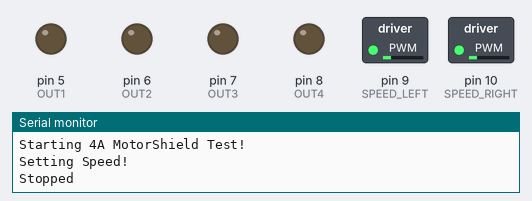
Recording of a sketch running on a simulated Arduino Uno, built with avr-gcc and run on an emulated ATmega328P. Parts: switched loads named in the sketch (green lamp = pin HIGH), output pins drawn as LEDs (lit = HIGH), the last lines printed to the serial monitor.

Above: at 1.5 s.
At 7.5 s:
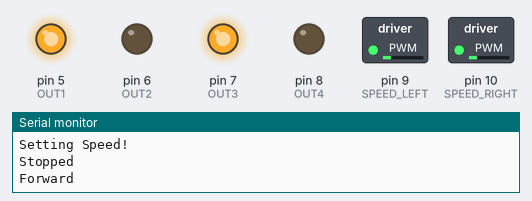
At 19.5 s:
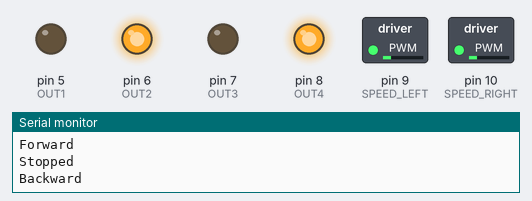
Timing chart, 0 to 34.3 s (numbered marks = the images above):
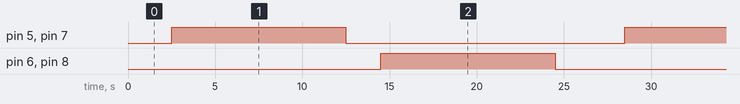

Measured:
- by itself, pin 5 (OUT1), pin 6 (OUT2), pin 7 (OUT3), pin 8 (OUT4): alternates HIGH for 10.0 s and LOW for 16.0 s
- by itself, everything shown: repeats every 26.0 s, in 4 steps

The sketch:

SeeedStudio_4A_Custom.ino
```cpp
/*
 * DESCRIPTION:
 * This sketch provides uses a SeeedStudio motor controller to provide simple movement
 * of a two-motor robot chassis.
 *
 * HARDWARE:
 * Arduino Uno
 * SeeedStudio 4A MotorShield
 * Four-wheel toy robot chassis using two motors (one motor for each side, left and right)
 *
 * FUNCTIONALITY:
 * "Speed pins" control the PWM of the corresponding OUT channel.
 * SPEED_LEFT controls: OUT1, OUT2
 * SPEED_RIGHT controls: OUT3, OUT4
 *
 * "Out pins" control the logic (HIGH or LOW) of the output ports that control the motors.
 * By setting the logic of the OUT pins, the polarity and thus directionality of the motor
 * is changed.
 *
 * REFERENCE:
 * Logic Table (located in Schematic, Ports section): https://wiki.seeedstudio.com/4A_Motor_Shield/
 */

int SPEED_LEFT = 9;   //PWM pin that controls the speed of the left motor.
int SPEED_RIGHT = 10; //PWM pin that controls the speed of the left motor.
int OUT1 = 5;
int OUT2 = 6;
int OUT3 = 7;
int OUT4 = 8;
int speed_left = 50;
int speed_right = 50;

void setup() {
  Serial.begin(115200);
  delay(500);
  pinMode(SPEED_LEFT, OUTPUT);
  pinMode(SPEED_RIGHT, OUTPUT);
  pinMode(OUT1, OUTPUT);
  pinMode(OUT2, OUTPUT);
  pinMode(OUT3, OUTPUT);
  pinMode(OUT4, OUTPUT);
  Serial.println("Starting 4A MotorShield Test!");
  Serial.println("Setting Speed!");
  Serial.println("");
  analogWrite(SPEED_LEFT, speed_left);  //Left Wheel
  analogWrite(SPEED_RIGHT, speed_right);  //Right Wheel
}

void loop() {
  Serial.println("Stopped");
  digitalWrite(OUT1, LOW);
  digitalWrite(OUT2, LOW);
  digitalWrite(OUT3, LOW);
  digitalWrite(OUT4, LOW);
  delay(2000);

  Serial.println("Forward");
  digitalWrite(OUT1, HIGH);
  digitalWrite(OUT2, LOW);
  digitalWrite(OUT3, HIGH);
  digitalWrite(OUT4, LOW);
  delay(10000);

  Serial.println("Stopped");
  digitalWrite(OUT1, LOW);
  digitalWrite(OUT2, LOW);
  digitalWrite(OUT3, LOW);
  digitalWrite(OUT4, LOW);
  delay(2000);

  Serial.println("Backward");
  digitalWrite(OUT1, LOW);
  digitalWrite(OUT2, HIGH);
  digitalWrite(OUT3, LOW);
  digitalWrite(OUT4, HIGH);
  delay(10000);

  Serial.println("Stopped");
  digitalWrite(OUT1, LOW);
  digitalWrite(OUT2, LOW);
  digitalWrite(OUT3, LOW);
  digitalWrite(OUT4, LOW);
  delay(2000);

//  Serial.println("Turn Left");
//  digitalWrite(OUT1, LOW);
//  digitalWrite(OUT2, HIGH);
//  digitalWrite(OUT3, HIGH);
//  digitalWrite(OUT4, LOW);
//  delay(3000);
//
//  Serial.println("Stopped");
//  digitalWrite(OUT1, LOW);
//  digitalWrite(OUT2, LOW);
//  digitalWrite(OUT3, LOW);
//  digitalWrite(OUT4, LOW);
//  delay(2000);
//
//  Serial.println("Turn Right");
//  digitalWrite(OUT1, HIGH);
//  digitalWrite(OUT2, LOW);
//  digitalWrite(OUT3, LOW);
//  digitalWrite(OUT4, HIGH);
//  delay(3000);
//
//  Serial.println("Stopped");
//  digitalWrite(OUT1, LOW);
//  digitalWrite(OUT2, LOW);
//  digitalWrite(OUT3, LOW);
//  digitalWrite(OUT4, LOW);
//  delay(2000);
}
```
